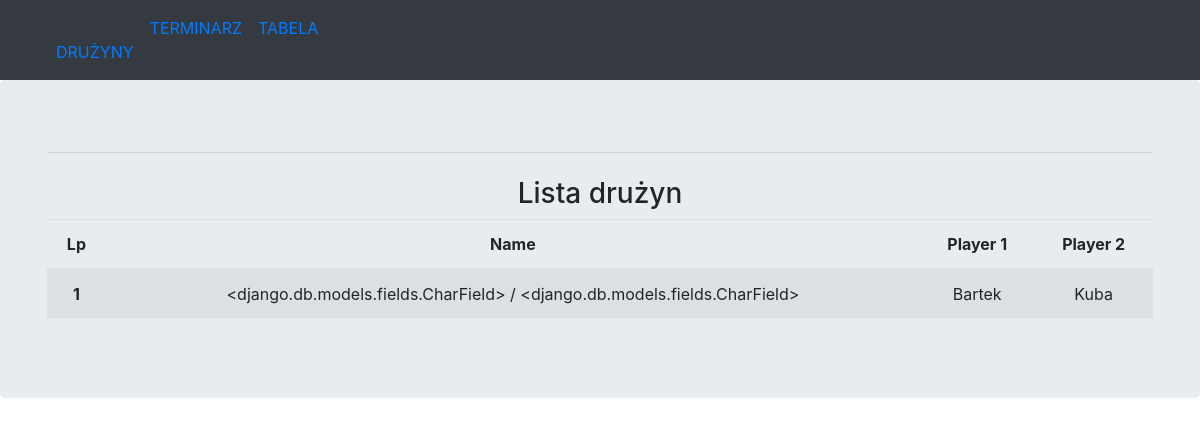
/hyper-leaque/, run on an earlier commit of the app's database.
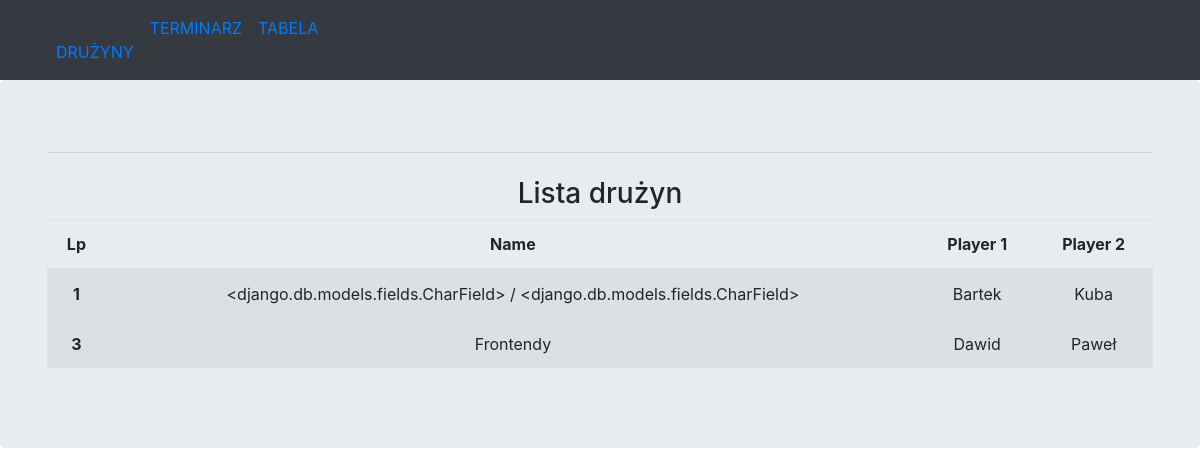
And on a later commit of the database.
### hyper_leaque_backend/models.py (models this page shows)
class Team(models.Model):
    player_one = models.CharField(max_length=255)
    player_two = models.CharField(max_length=255)
    team_name = models.CharField(max_length=255)
    created_date = models.DateTimeField(auto_now_add=True)

### hyper_leaque_backend/views.py (the view)
# urls.py: path('', views.index, name='teams_list'),
def index(request):
    teams = Team.objects.all()
    return render(request, 'teams_list.html', {'teams': teams})

### templates/teams_list.html
{% extends 'base.html' %}
{% block content %}
    <div>
    <h3 align="center">Lista drużyn</h3>
        <table class="table table-striped" title="Lista zespołów">
            <thead>
                <tr>
                  <th scope="col">Lp</th>
                  <th scope="col">Name</th>
                  <th scope="col">Player 1</th>
                  <th scope="col">Player 2</th>
                </tr>
            </thead>
            {% for team in teams %}
                <tbody>
                    <tr>
                      <th scope="row">{{ team.id }}</th>
                      <td>{{ team.team_name }}</td>
                      <td>{{ team.player_one }}</td>
                      <td>{{ team.player_two }}</td>
                    </tr>
                </tbody>
            {% endfor %}
        </table>
    </div>
{% endblock %}

What changed in the data, as far as the page shows it:
added Team: id "3", team_name "Frontendy", player_one "Dawid", player_two "Paweł"
